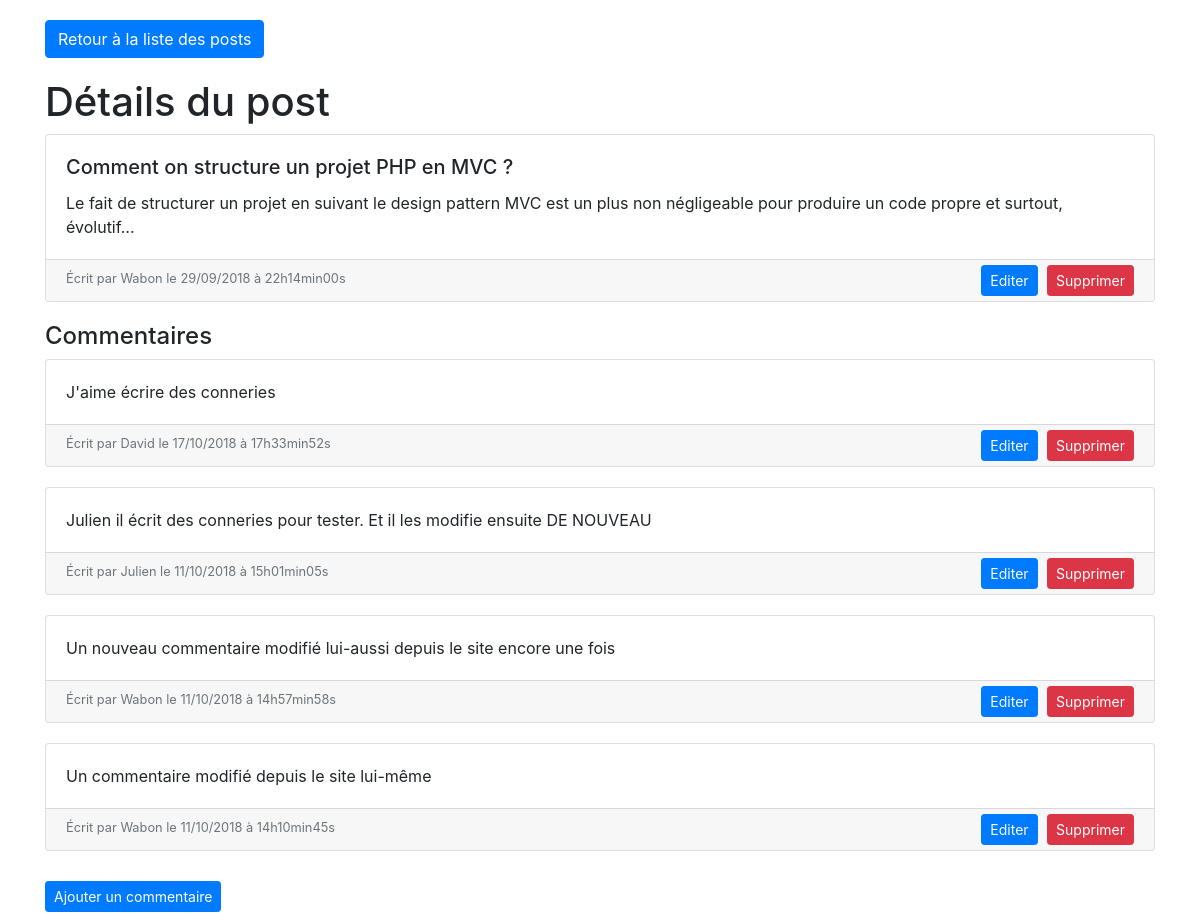
Screenshot of /index.php?action=viewPost&id=2 with the database file from the repository.
### tables this page shows
CREATE TABLE `posts` (
  `id` int(11) NOT NULL,
  `author` varchar(255) NOT NULL,
  `title` varchar(255) NOT NULL,
  `content` text NOT NULL,
  `creation_date` datetime NOT NULL
);

CREATE TABLE `comments` (
  `id` int(11) NOT NULL,
  `post_id` int(11) NOT NULL,
  `author` varchar(255) NOT NULL,
  `comment` text NOT NULL,
  `comment_date` datetime NOT NULL
);

### controller/controller.php (called while the page is built, shortened)
<?php
require_once('model/PostManager.php');
require_once('model/CommentManager.php');
function viewPost(int $id) {
    $postManager = new \Blog\Model\PostManager();
    $commentManager = new \Blog\Model\CommentManager();
    $post = $postManager->getPost($id);
    $comments = $commentManager->getComments($id);
    require('view/viewPost.php');
}

### model/PostManager.php (called while the page is built, shortened)
<?php
class PostManager extends Manager {
    public function getPost(int $where) {
        $db = $this->dbConnect();
        $sql = "SELECT id, author, title, content, DATE_FORMAT(creation_date, '%d/%m/%Y à %Hh%imin%ss') AS creation_date_fr FROM posts WHERE id=?";
        $statement = $db->prepare($sql);
        $statement->execute([$where]);
        $result = $statement->fetch();
        return $result;
    }
}

### model/CommentManager.php (called while the page is built, shortened)
<?php
class CommentManager extends Manager {
    public function getComments(int $where) {
        $db = $this->dbConnect();
        $sql = "SELECT id, post_id, author, comment, comment_date, DATE_FORMAT(comment_date, '%d/%m/%Y à %Hh%imin%ss') AS comment_date_fr FROM comments WHERE post_id=? ORDER BY comment_date DESC LIMIT 0, 5";
        $statement = $db->prepare($sql);
        $statement->execute([$where]);
        return $statement;
    }
}

### view/viewPost.php (the view, shortened to what this page needs)
    <a href="index.php" class="btn btn-primary" style="margin: 20px 0;">Retour à la liste des posts</a>
    <h1>Détails du post</h1>
        <div class="card">
            <div class="card-body">
                <h5 class="card-title"><?= htmlspecialchars($post->title) ?></h5>
                <p class="card-text"><?= htmlspecialchars($post->content) ?></p>
            </div>
            <div class="card-footer">
                <div class="row justify-content-between">
                    <div class="col-6">
                        <small class="text-muted">Écrit par <?= htmlspecialchars($post->author) ?> le <?= htmlspecialchars($post->creation_date_fr) ?></small>
                    </div>
                    <div class="col-6 text-right">
                        <a href="index.php?action=updatePost&id=<?= htmlspecialchars($post->id) ?>" class="btn btn-sm btn-primary">Editer</a>
                        <button type="button" class="btn btn-danger btn-sm" data-toggle="modal" data-target="#exampleModal">Supprimer</button>
                    </div>
                </div>
            </div>
        </div>
    <?php if($comments->rowcount() > 0) {
        echo "<h4>Commentaires</h4>";
    }
    else {
        echo "<h4>Ce post ne possède pas encore de commentaires.</h4><br/>";
    }
        while($comment = $comments->fetch()) { ?>
            <div class="card">
                <div class="card-body">
                    <p class="card-text"><?= htmlspecialchars($comment->comment) ?></p>
                </div>
                <div class="card-footer">
                    <div class="row justify-content-between">
                        <div class="col-6">
                            <small class="text-muted">Écrit par <?= htmlspecialchars($comment->author) ?> le <?= htmlspecialchars($comment->comment_date_fr) ?></small>
                        </div>
                        <div class="col-6 text-right">
                            <a href="index.php?action=updateComment&id=<?= htmlspecialchars($comment->id) ?>&postId=<?= htmlspecialchars($comment->post_id) ?>" class="btn btn-sm btn-primary">Editer</a>
                            <button type="button" class="btn btn-danger btn-sm" data-toggle="modal" data-target="#exampleModal2">Supprimer</button>
                        </div>
                    </div>
                </div>
            </div>
        <?php }
        echo '<a href="index.php?action=addComment&id='.$post->id.'"><button type="button" class="btn btn-sm btn-primary" style="margin: 10px 0;">Ajouter un commentaire</button></a>';
    $content = ob_get_clean();
    require('template.php');
?>

### index.php (shortened to what this page needs)
<?php
require('controller/controller.php');
try {
    switch ($_GET['action']) {
        case 'viewPost':
            viewPost($_GET['id']);
        break;
    }
}
catch(Exception $e) {
    echo 'Erreur : '. $e->getMessage();
}

### view/template.php (shortened to what this page needs)
<!DOCTYPE html>
<html>
    <head>
        <link rel="stylesheet" href="https://stackpath.bootstrapcdn.com/bootstrap/4.1.3/css/bootstrap.min.css">
        <link rel="stylesheet" href="public/style.css">
    </head>
    <body>
        <div class="container">
            <?= $content ?>
        </div>
    </body>
</html>

### public/style.css (style rules this page uses)
.card { margin-bottom: 20px; }
.card .card-footer { padding: 5px 20px; }
.card .btn { margin-left: 5px; }

### rows the page displays
posts: title "Comment on structure un projet PHP en MVC ?", content "Le fait de structurer un projet en suivant le design pattern MVC est un plus non négligeable pour produire un code propre et surtout, évolutif...", author "Wabon"
comments: comment "J'aime écrire des conneries", author "David", comment_date_fr "17/10/2018 à 17h33min52s"
comments: comment "Julien il écrit des conneries pour tester. Et il les modifie ensuite DE NOUVEAU", author "Julien", comment_date_fr "11/10/2018 à 15h01min05s"
comments: comment "Un nouveau commentaire modifié lui-aussi depuis le site encore une fois", author "Wabon", comment_date_fr "11/10/2018 à 14h57min58s"
comments: comment "Un commentaire modifié depuis le site lui-même", author "Wabon", comment_date_fr "11/10/2018 à 14h10min45s"

### other values shown
$post->creation_date_fr "29/09/2018 à 22h14min00s"
